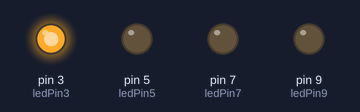
Recording of a sketch running on a simulated Arduino Uno, built with avr-gcc and run on an emulated ATmega328P. Shown: output pins drawn as LEDs (lit = HIGH).

Above: at 0.05 s.
At 0.65 s:
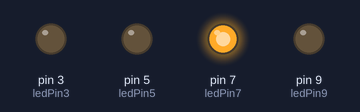
At 1.35 s:
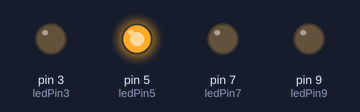
At 2.75 s:
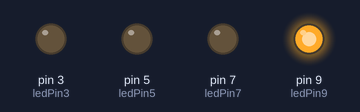
Timing chart, 0 to 3.0 s (numbered marks = the images above):
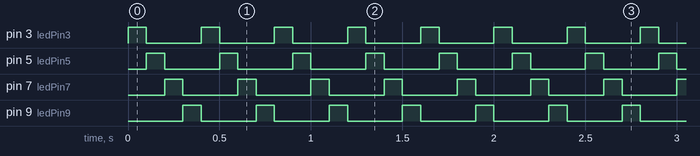

Measured:
- by itself, pin 3 (ledPin3), pin 5 (ledPin5), pin 7 (ledPin7), pin 9 (ledPin9): alternates HIGH for 0.10 s and LOW for 0.30 s

The sketch:

everyotherRed.ino
```cpp
int ledPin3 = 3;
int ledPin5 = 5;
int ledPin7 = 7;
int ledPin9 = 9;

// The setup() method runs once, when the sketch starts

void setup(){
  // initialize the digital pin as an output:
  pinMode(ledPin3, OUTPUT);
  pinMode(ledPin5, OUTPUT);
  pinMode(ledPin7, OUTPUT);
  pinMode(ledPin9, OUTPUT);

}

// the loop() method runs over and over again,
// as long as the Arduino has power

void loop(){

  digitalWrite(ledPin3, HIGH);   // set the LED on
  delay(100);                  // wait for a second
  digitalWrite(ledPin3, LOW);    // set the LED off
  //delay(100);                  // wait for a second

  digitalWrite(ledPin5, HIGH);   // set the LED on
  delay(100);                  // wait for a second
  digitalWrite(ledPin5, LOW);    // set the LED off
  //delay(100);                  // wait for a second

  digitalWrite(ledPin7, HIGH);   // set the LED on
  delay(100);                  // wait for a second
  digitalWrite(ledPin7, LOW);    // set the LED off
  //delay(100);                  // wait for a second

  digitalWrite(ledPin9, HIGH);   // set the LED on
  delay(100);                  // wait for a second
  digitalWrite(ledPin9, LOW);    // set the LED off
  //delay(100);                  // wait for a second

}
```
